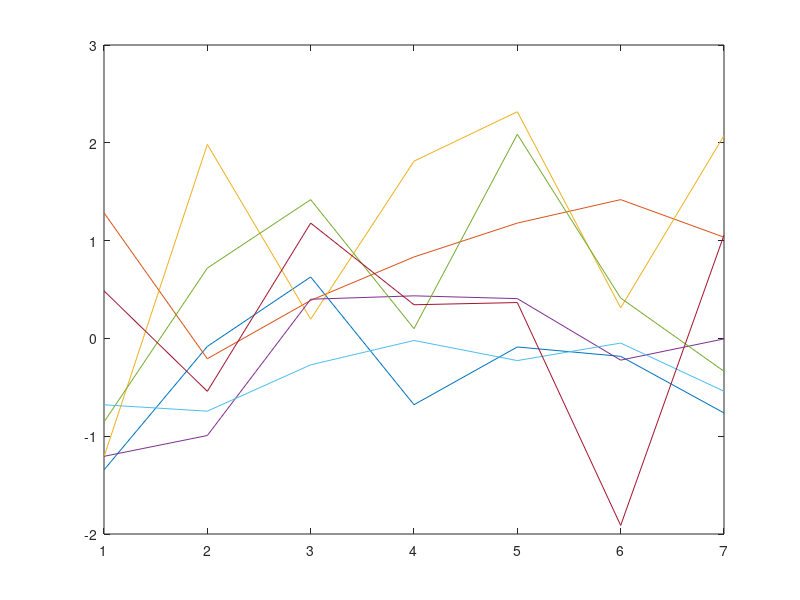

Here is the MATLAB script that generated this plot: (Note: this script raises an error after producing the figure.)
%% --- Initialize Workspace --------------------------------------------------------------

% clear workspace
clearvars; 
close all force; 
clc;

% set path
restoredefaultpath; 
addpath(genpath(pwd));

% grab plotting colors
h = plot(randn(7));
plotColors = zeros(7,3)./0;
for i = 1:7
    plotColors(i,:) = h(i).Color;
end
close all;

%% --- Experiment Setup ------------------------------------------------------------------

% # random restarts
nReps = 5;

% # data splits
nKfold = 5;

% minimum series length for training
MinSeriesLength = 365*25;

% maximum number of memory states
nStates = unique(round(logspace(0.7,2.699,25)));
% nStates = round(linspace(1,250,10));
% nStates = round([1:9,logspace(1,2.4,20)])
% nStates = 1:10;
nModels = length(nStates);

% lstm config
LSTMtrainParms.epochs               = 5e2;
LSTMtrainParms.miniBatchSize        = nKfold-1; 
% LSTMtrainParms.lstmNodeSize         = 10;
LSTMtrainParms.numResponses         = 1;
LSTMtrainParms.dropoutRate          = 0.0;
LSTMtrainParms.initialLearnRate     = 0.01;
LSTMtrainParms.valFraction          = 1/(nKfold-1);
LSTMtrainParms.learnRateDropFactor  = 0;
LSTMtrainParms.learnRateDropPeriod  = 1e3;

% number of mutual information bins
nBins = 25;

%% --- Load & Prepare Data ---------------------------------------------------------------

% screen report
tic; fprintf('Loading and preparing data ...');

% --- load data -----------------------------------------------------------

% load the raw data file
fname = 'extracted_data_v2.mat';
load(fname);

% remove basins with missing attributes
im = find(any(isnan(data.att')));
data.att(im,:)   = [];
data.obs(:,im)   = [];
data.met(:,:,im) = [];
data.mod(:,im)   = [];

% dimensions
[nBasins,dAtt]    = size(data.att);
[nTimest,dMet,nb] = size(data.met); assert(nb == nBasins);
[nt,nb]           = size(data.obs); assert(nb == nBasins); assert(nt == nTimest);
[nt,nb]           = size(data.mod); assert(nb == nBasins); assert(nt == nTimest);

% --- standardize inputs and targets --------------------------------------

% standardize met forcings
forcings = zeros(nTimest,dMet,nBasins)./0;
for m = 1:dMet
    mData = data.met(:,m,:);
    mu = nanmean(mData(:));
    sg = nanstd(mData(:));
    if sg > 0
        forcings(:,m,:) = (data.met(:,m,:) - mu)./sg;
    else
        forcings(:,m,:) = data.met(:,m,:);
    end
end
        
% standardize attribute data
attributes = zeros(nBasins,dAtt)./0;
for a = 1:size(data.att,2)
    mu = mean(data.att(:,a));
    sg = std(data.att(:,a));
    attributes(:,a) = (data.att(:,a) - mu)./sg;
end

% transform obs streamflow
% usgsobs = zeros(size(data.obs))./0;
% for b = 1:size(data.obs,3)
%     usgsobs(:,:,b) = data.obs(:,:,b) ./ data.att(b,20);
% end
% usgsobs = log(usgsobs+1);
usgsobs = log(data.obs+1);

% transform modeled streamflow
% modhat = zeros(size(data.mod))./0;
% for b = 1:size(data.mod,3)
%     modhat(:,b) = data.mod(:,b) ./ data.att(b,20);
% end
% modhat = log(modhat+1);
modhat = log(data.mod+1);

% screen report
fprintf('. finished; t = %f[s] \n',toc); 
fprintf('There are %d basins with good data. \n',nBasins);

%% --- Train Models ----------------------------------------------------------------------

% screen report
tTrain = tic; fprintf('Training models at each site ... \n');

% progress figure
fig = 1; figure(fig); close(fig); figHandle = figure(fig);
set(gcf,'color','w')
set(gcf,'position',[1640         825        1487         673]);

% init storage
stats.NSE   = zeros(nBasins,nModels,nKfold,nReps)./0;
stats.MI    = zeros(nBasins,nModels,nKfold,nReps)./0;

% number of basins without enough data
nBad = 0;

% train models at each basin 
for b = 1:nBasins
    
    % screen report
    tBasin = tic;
    
    % pull unbroken observation series
    iSeries = find_longest_series(usgsobs(:,b)',MinSeriesLength);
    if length(iSeries) < MinSeriesLength; nBad = nBad+1; continue; end
        
    % split series
    inputs  = cell(nKfold,1);
    targets = cell(nKfold,1);
    for k = 1:nKfold
        iK{k} = iSeries;
        targets{k}  = usgsobs(iK{k},b)';
        inputs{k}   = forcings(iK{k},:,b)';
    end
    
    % loop through model sizes
    for m = 1:nModels
        
        % loop through random restarts
        for r = 1:nReps
            
            % kfold train/test loop
            for k = 1:nKfold
                
                % screen report
                tSingle = tic;
                fprintf('-- Site = %d/%d, Model Size = %d (%d/%d), Restart = %d/%d, K-fold = %d/%d, ...', ...
                    b,nBasins,nStates(m),m,nModels,r,nReps,k,nKfold);
                
                % train/test split
                kTrain = 1:nKfold;
                kTrain(k) = [];
                
                % train model
                LSTMtrainParms.lstmNodeSize = nStates(m);
                lstmModel{b,m,k} = trainLSTM_simple(inputs(kTrain),targets(kTrain),LSTMtrainParms);
                
                % test predictions
                Yhat = predict(lstmModel{b,m,k},inputs(k))';
                stats.NSE(b,m,k,r) = nse(Yhat{1}',targets{k}');
                stats.MI(b,m,k,r)  = mutual_info(Yhat{1},targets{k}',nBins);
                
                % screen report
                fprintf('. finished; NSE = %f, Time = %f[s],  Basin Time = %f[s] \n',stats.NSE(b,m,k),toc(tSingle),toc(tBasin));
                
            end % k-loop
            
            % add to figure
            plot(nStates,squeeze(mean(mean(stats.NSE,3),4))','-o');
            grid on;
            xlabel('Number of Memory States','fontsize',20);
            ylabel('Nash-Sutcliffe Efficiency','fontsize',20);
            pause(0.1); % time to render
                       
        end % r-loop    
        
    end % m-loop
    
    % save figure
    fname = strcat('./results/trained_dimension_models_saved_figure_',num2str(b),'.jpg');
    saveas(gcf,fname);
    
    % save progress
    fname = strcat('./results/trained_dimension_models_saved_progress_',num2str(b),'.mat');
    save(fname);
    
end % b-loop

% screen report
fprintf('Finished all models: Basins Used = %d, t = %f[s] \n',nBasins-nBad,toc(tTrain)); 

%% --- Save Progress ---------------------------------------------------------------------

% screen report
tic; fprintf('Saving progress ...');

% save only trained models
fname = './results/trained_dimension_models.mat';
save(fname,'lstmMmodel');

% save only perforance stats
fname = './results/test_dimension_stats.mat';
save(fname,'stats');

% screen report
fprintf('. finished; t = %f[s] \n',toc); 

%% --- End Script ------------------------------------------------------------------------





